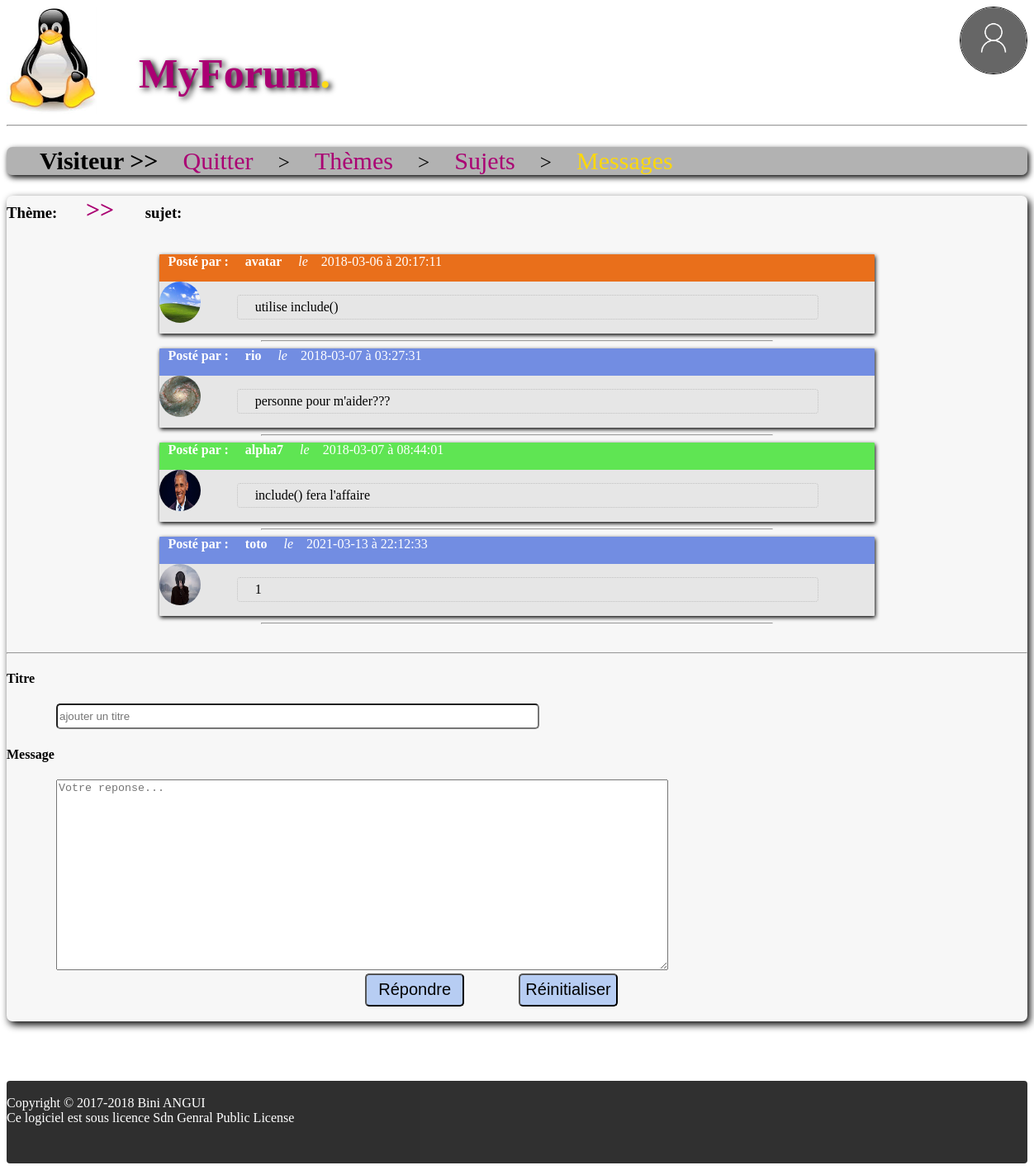
/myforum/messages.php?id_subject=2, run on the app's committed database.
### tables this page shows
CREATE TABLE IF NOT EXISTS `messages` (
  `id_message` bigint(20) UNSIGNED NOT NULL AUTO_INCREMENT,
  `title` varchar(255) DEFAULT NULL,
  `text` text NOT NULL,
  `date` date NOT NULL,
  `time` time NOT NULL,
  `id_user` varchar(15) NOT NULL,
  `id_subject` int(10) UNSIGNED NOT NULL,
  PRIMARY KEY (`id_message`),
  KEY `id_user` (`id_user`),
  KEY `id_subject` (`id_subject`)
);

CREATE TABLE IF NOT EXISTS `users` (
  `id_user` varchar(15) NOT NULL,
  `passwd` varchar(15) DEFAULT NULL,
  `name` varchar(50) NOT NULL,
  `firstname` varchar(50) NOT NULL,
  `email` varchar(255) NOT NULL,
  PRIMARY KEY (`id_user`)
);

### myforum/messages.php (the view, shortened to what this page needs)
<!DOCTYPE html>
<!DOCTYPE html>
<html>
<head>
	<link rel="stylesheet" type="text/css" href="default.css">
	<link rel="stylesheet" type="text/css" href="messages.css">
</head>
<body>
		<div class="header">
			<img class="icon" src="imgs/linux.png" title="icon MyForum">
			<?php
			$photo = nom_photo($_SESSION['pseudo']);
			if ($photo && $_SESSION['pseudo'] != "Visiteur") {
				echo '<a href="chargerphoto.php"><img  class="photoprofil" src="imgs/' . $photo . '" title="profil de ' . $_SESSION['pseudo'] . '"></a>';
			}
			elseif (!$photo) {
				echo '<a href="chargerphoto.php"><img  class="photoprofil" src="imgs/Visiteur.png" title="profil de ' . $_SESSION['pseudo'] . '"></a>';
			}
			else {
				echo '<img  class="photoprofil" src="imgs/Visiteur.png" title="photo de profil">';
			}
			?>
			<?php
			function nom_photo($pseudo)
			{
				if ($dossier = opendir("imgs/")) {
					while (false !== ($fichier = readdir($dossier))) {
						$nom_fichier = explode(".", $fichier);
						if ($nom_fichier[0] == $pseudo) {
							return $fichier;
						}
					}
					return 0;
				} else {
					return 0;
				}
			}
			?>
			<br />
			<h1 class="site"><a href="index.php">MyForum<span class="point">.</span></a></h1>
			<hr>
		</div>
			<div class="menu">
				<ul>
					<?php echo '<span class="pseudo">' . $_SESSION['pseudo'] . ' >></span> </a></li>';	?>
					<li class="li"><a href="login.php">Quitter</a></li> >
					<li class="li"><a href="index.php">Thèmes</a></li> >
					<li class="li"><a href="javascript:history.go(-1)">Sujets</a></li> >
					<li class="li"><a href="#"><span class="focus">Messages</span></a></li>
				</ul>
			</div>
				<div class="main">
					<h3>Thème: <u style="color: #e96f1b;"> <?php echo $_GET['theme']; ?> </u> <b style="color: #aa0072;font-size: 30px;"> &emsp;>>&emsp; </b> sujet: <u style="color: #32de22;"><?php echo $_GET['subject']; ?></u> </h3>
					<br />
					<?php
					try {
						$id_con = connexPDO("myforum");
						$id_con->setAttribute(PDO::ATTR_ERRMODE, PDO::ERRMODE_EXCEPTION);
						$req = $id_con->query('SELECT id_subject, title, text, id_user, date, time FROM messages WHERE id_subject="' . $_GET['id_subject'] . '" ');
						$i = 0;
						$pre = "2";
						while ($resultat = $req->fetch()) {
							$i++;
							$req1 = $id_con->query('SELECT id_user FROM users WHERE users.id_user="' . $resultat['id_user'] . '" ');
							$resultat1 = $req1->fetch();
							echo '<div class="lo">
						<div class="entete' . $i . '' . $pre . '"><b>Posté par : &emsp;' . $resultat1['id_user'] . '</b>   <i>&emsp;le&emsp;</i>' . $resultat['date'] . ' à ' . $resultat['time'] . '</div>';
							$photo = nom_photo($resultat['id_user']);
							if ($photo) {
								echo '<img  class="photoprof" src="imgs/' . $photo . '" title="profil de ' . $resultat['id_user'] . '">';
							} else {
								echo '<img  class="photoprof" src="imgs/Visiteur.png" title="photo de profil">';
							}
							echo '<p>
							&emsp;' . $resultat['text'] . '
						</p>
					</div><hr width=50%">';
							$pre = "";
							if ($i == 2) {
								$i = 0;
							}
						}
					} catch (Exception $e) {
						$e->getMessage();
					}
					?>
					<br />
					<hr>
					<form method="post" action="envoieMessage.php">
						<label for=titre>
							<h4>Titre</h4>
						</label>
						<input type="text" name="titre" id="titre" placeholder="ajouter un titre" size="70" value="<?php echo $_GET['subject']; ?>">
						<br />
						<label for="message">
							<h4>Message</h4>
						</label>
						<textarea id="message" name="message" placeholder="Votre reponse..." cols="90" rows="15" value="reponse"></textarea>
						<br />
						<div align="center"><input type="submit" name="repondre" id="repondre" value="Répondre">
							<input type="reset" name="Annuler" id="annuler" value="Réinitialiser">
						</div>
					</form>
					<br />
				</div>
					<br /><br /><br /><br />
					<div class="footer">
						<br />
						Copyright &copy; 2017-2018 Bini ANGUI<br />
						Ce logiciel est sous licence Sdn Genral Public License
					</div>
</body>
</html>

### myforum/default.css (style rules this page uses)
.icon { float: left; height: 130px; width: 110px; }
.site { position: relative; color: #aa0073; font-size: 50px; left: 50px; text-shadow: 3px 2px 7px black; }
.point { color: #fdda19; }
.main { border-radius: 7px/7px; box-shadow: 3px 4px 10px black; background: #f7f7f7; }
.li { font-size: 30px; display: inline; padding: 2%; }
a { color: #aa0073; text-decoration: none; }
.footer { background-color: rgba(0, 0, 0, 0.9); opacity: 0.9; color: white; height: 100px; border-radius: 4px/4px; bottom: 0px; }
.menu { background-color: rgba(0, 0, 0, 0.3); background:hsl(); font-size: 25px; border-radius: 7px/7px; box-shadow: 2px 3px 7px black; }
.focus { color: #fdd80b; }
input { border-radius: 5px/5px; height: 25px; }
.pseudo { font-weight: bold; font-size: 30px; }
.photoprofil { float: right; width: 80px; height: 80px; border-radius: 800px/800px; border: 1px solid black; }

### myforum/messages.css (style rules this page uses)
p { position: relative; left: 5%; padding: 5px; max-width: 80%; border: 1px dotted #c1c1c1; border-radius: 4px/4px; overflow: auto; }
.entete1 { padding-left: 10px; background: #5fe553; color: white; padding-bottom: 15px; }
.entete2 { padding-left: 10px; background: rgba(66, 105, 225, 0.7); color: white; padding-bottom: 15px; }
.entete12 { padding-left: 10px; background: #e96f1b; color: white; padding-bottom: 15px; }
.lo { background: #e6e6e6; position: relative; width: 70%; left: 15%; overflow: auto; border-radius: 1px/1px; padding-bottom: 15px; padding-bottom: 1px; box-shadow: 1px 2px 5px black; }
#repondre, #annuler { height: 40px; width: 120px; font-size: 20px; margin-right: 5%; border-radius: 5px/5px; background-color: #b7cdf3; }
#message, #titre { position: relative; left: 60px; }
.photoprof { position: relative; float: left; height: 50px; width: 50px; border-radius: 800px/800px; }

### data on the page
messages: id_user.id_user "avatar", date "2018-03-06", time "20:17:11", id_user (placeholder picture), text "utilise include()"
messages: id_user.id_user "rio", date "2018-03-07", time "03:27:31", shows a picture, text "personne pour m'aider???"
messages: id_user.id_user "alpha7", date "2018-03-07", time "08:44:01", id_user (picture), text "include() fera l'affaire"
messages: id_user.id_user "toto", date "2021-03-13", time "22:12:33", id_user (picture), text "1"

### other printed values
$_SESSION['pseudo'] "Visiteur"
